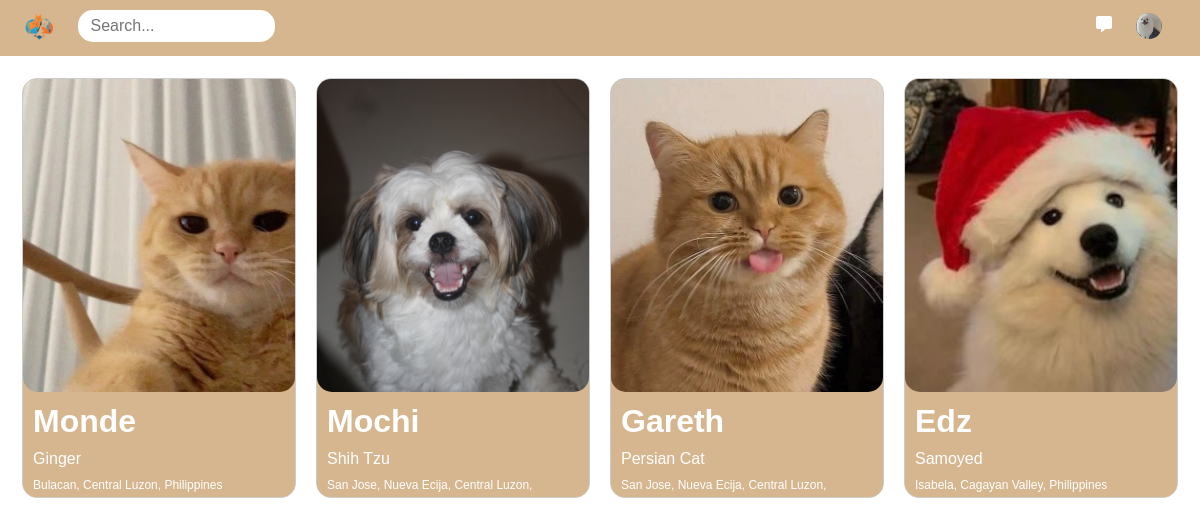
/home/ (signed in), run on the app's committed database.
### my_app/models.py (models this page shows, shortened)
class Profile(models.Model):
    user = models.ForeignKey(User, on_delete=models.CASCADE)
    profile_picture = models.ImageField(upload_to='Profile_pic/', blank=True, null=True)
    name = models.CharField(max_length=100, default='Unknown')
    gender = models.CharField(max_length=10, default='Unknown')
    breed = models.CharField(max_length=100, default='Unknown')
    birthday = models.DateField(default='2000-01-01')
    location = models.CharField(max_length=200, default='Unknown')
    created_at = models.DateTimeField(auto_now_add=True)
    updated_at = models.DateTimeField(auto_now=True)

### my_app/views.py (the view)
# urls.py: path('home/', views.home, name='home'),
@login_required(login_url='login')
def home(request):
    search_query = request.GET.get('search', '')
    profiles = Profile.objects.all()
    profile = profiles.first()
    gallery_images = GalleryImage.objects.all()
    gallery_images = GalleryImage.objects.all()
    images = [image.image.url for image in gallery_images]
    if search_query:
        profiles = profiles.filter(location__icontains=search_query) | profiles.filter(breed__icontains=search_query)
    locations = profiles.values_list('location', flat=True).distinct()
    breeds = profiles.values_list('breed', flat=True).distinct()
    if profile:
        birth_date = profile.birthday
        today = date.today()
        age = today.year - birth_date.year - ((today.month, today.day) < (birth_date.month, birth_date.day))
    else:
        birth_date = None
        age = None
    context = {
        'profiles': profiles,
        'birthday': birth_date,
        'age': age,
        'locations': list(locations),
        'breeds': list(breeds),
        'images': images,
        'dummy' : False,
    }
    return render(request, 'home.html', context)

### my_app/context_processors.py (called while the page is built)
def user_profile(request):
    if request.user.is_authenticated:
        try:
            profile = Profile.objects.get(user=request.user)
        except Profile.DoesNotExist:
            profile = None
        return {'profile': profile}
    return {}

def global_context(request):
    profiles = Profile.objects.all()
    locations = profiles.values_list('location', flat=True).distinct()
    breeds = profiles.values_list('breed', flat=True).distinct()
    return {
        'locations': list(locations),
        'breeds': list(breeds)
    }

### my_app/templates/home.html (shortened to what this page needs)
{% extends "header.html" %}
{% block content %}
{% load static %}
<div class="container-fluid" style="margin-top: 2px; font-family: helvetica;">
  <div class="pet-cards-flex">
      {% for profile in profiles %}
      {% if user.id != profile.user.id %}
      <div class="pet-card" onclick="openPopup('{{ profile.name }}', '{{ profile.user.username }}','{{ profile.gender }}', '{{ profile.breed }}', '{{ profile.birthday }}', '{{ age }}', '{{ profile.location }}', '{{ profile.user.id }}')">
          <a href="javascript:void(0);" style="text-decoration: none;">
              <img src="{{ profile.profile_picture.url }}" alt="{{ profile.name }}">
              <div class="pet-info">
                  <h1 style="font-size: 32px;">{{ profile.name }}</h1>
                  <h3 style="font-size: 16px;">{{ profile.breed }}</h3>
                  <p>{{ profile.location }}</p>
              </div>
          </a>
      </div>
      {% endif %}
      {% endfor %}
  </div>
</div>
{% endblock %}

### my_app/templates/header.html (shortened to what this page needs)
<!DOCTYPE html>
<html lang="en">
<head>
    {% load static %}
    <link rel="stylesheet" type="text/css" href="{% static 'css/bimble.css' %}">
    <link rel="stylesheet" href="https://cdnjs.cloudflare.com/ajax/libs/font-awesome/6.0.0-beta3/css/all.min.css">
    <link href="https://cdn.jsdelivr.net/npm/bootstrap@5.3.3/dist/css/bootstrap.min.css" rel="stylesheet">
</head>
<header>
    <div class="container-fluid" style="background-color: #D6B68e; height: 56px;">
        <div class="flex-container" style="display: flex; align-items: center; padding-top: 10px; position: relative;">
            <div class="container-fluid" style="flex-grow: 1;">
                <a href="{% url 'home' %}" style="text-decoration: none;">
                    <img src="{% static 'images/logo.png' %}" alt="Logo" style="height: 30px;">
                </a>
                <form method="GET" action="{% url 'home' %}" style="display: inline;" id="searchForm">
                  <input type="text" class="search-bar-home" name="search" placeholder="Search..." style="height: 30px; width: 35%; margin-left: 20px; padding-left: 12px;" id="searchBar">
                </form>
            </div>
            <div class="container-fluid" style="text-align: right; padding-right: 26px;">
                <a class="icon-button" href="{% url 'chat' %}">
                    <i class="fa-solid fa-message"></i>
                </a>
                <a href="{% url 'viewprofile' user.id %}" style="text-decoration: none; padding: 0 0 0 20px;">
                  {% if profile and profile.profile_picture %}
                    <img src="{{ profile.profile_picture.url }}" class="profile-pic-btn" alt="Profile Picture">
                  {% else %}
                    <img src="{% static 'default_profile_picture.png' %}" class="profile-pic-btn" alt="Default Profile Picture">
                  {% endif %}
                </a>
            </div>
        </div>
    </div>
</header>
<body>
{% block content %}
{% endblock %}
</body>
</html>

### static/css/bimble.css (style rules this page uses)
* { font-family: Helvetica; }
.flex-container { display: flex; flex-direction: wrap; }
.search-bar-home { border-radius: 10px; border-color: white; }
.icon-button { border: none; background: transparent; cursor: pointer; padding: 0; outline: none; color: white; text-decoration: none; transition: color 0.3s ease; }
.profile-pic-btn { width: 26px; height: 26px; border-radius: 50%; object-fit: cover; }
.pet-cards-flex { display: flex; justify-content: left; padding: 10px 0; flex-wrap: wrap; }
.pet-card { background-color: #D6B68F; flex-basis: calc(25% - 20px); border: 1px solid #ccc; border-radius: 15px; overflow: hidden; margin: 10px; position: relative; width: 150px; }
.pet-card h1 { font-size: 24px; font-weight: bold; color: white; }
.pet-card p { font-size: 12px; }
.pet-card img { width: 100%; height: 75%; border-radius: 0 0 15px 15px; object-fit: cover; aspect-ratio: 1 / 1; }
.pet-info { padding: 10px; background-color: #D6B68F; color: white; }
input[type=text], input[type=date] { border: none; border-radius: 15px; padding: 16px; width: 100%; height: 36px; }

### data on the page
Profile: profile_picture (picture)
Profile: profile_picture (picture), name "Monde", breed "Ginger", location "Bulacan, Central Luzon, Philippines"
Profile: profile_picture (picture), name "Mochi", breed "Shih Tzu", location "San Jose, Nueva Ecija, Central Luzon,…"
Profile: profile_picture (picture), name "Gareth", breed "Persian Cat", location "San Jose, Nueva Ecija, Central Luzon,…"
Profile: profile_picture (picture), name "Edz", breed "Samoyed", location "Isabela, Cagayan Valley, Philippines"
